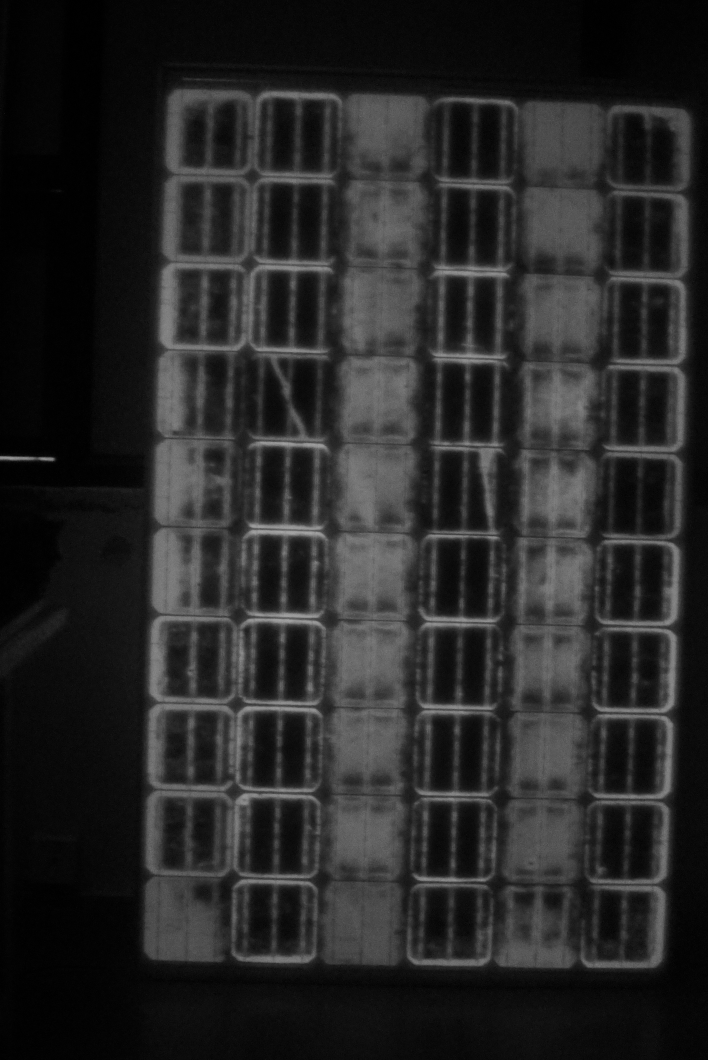
#> input picture Images/Second.jpg, 2832 x 4240 px (shown at 1/4 size)
$ python coordinates01_masking.py
#> lines starting #> are read from the running program, lines starting #| are printed output that depends on the picture; after the words box and inside, x2 and y2 are one past the last pixel; in counts of white or black regions, pixels touching at a corner belong together
import cv2
import cv2 as cv
import numpy as np
import matplotlib.pyplot as plt
# Create a multi plot
f, axarr = plt.subplots(2,3, sharex=True)
img = cv2.imread('Images/Second.jpg')
#> img is the input picture: shape (4240, 2832, 3); min 0, max 175, mean 39.1
resized = cv2.resize(img, (250,250), interpolation = cv2.INTER_AREA)
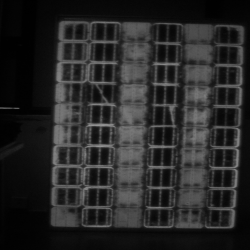
#> resized: shape (250, 250, 3); min 0, max 149, mean 39.1
# Show source image
axarr[0,0].imshow(resized)
gray = cv2.cvtColor(resized, cv2.COLOR_BGR2GRAY)
kernel_size = 5
blur_gray = cv2.GaussianBlur(gray,(kernel_size, kernel_size),0)
edges = cv2.Canny(blur_gray,50,150,apertureSize = 3)
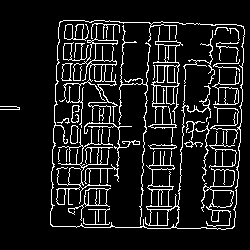
#> edges: shape (250, 250); 10.6% white in thin lines or dots, all inside (x1, y1, x2, y2) = (0, 20, 245, 230)
# Show first edges image
axarr[0,1].imshow(edges)
h, w = edges.shape[:2]
#> h = 250; w = 250
mask = np.zeros((h+2, w+2), np.uint8)
# Floodfill from point (0, 0)
cv2.floodFill(edges, mask, (0,0), 123);
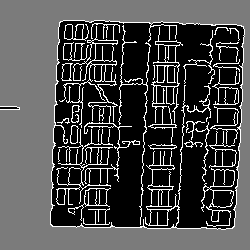
#> edges: shape (250, 250); min 0, max 255, mean 74.2
# Show the flood fill image
axarr[0,2].imshow(edges)
floodfill = edges.copy()
bg = np.zeros_like(edges)
bg[edges == 123] = 255
# Show the masked image
axarr[1,0].imshow(bg)
bg = cv2.blur(bg, (3,3))
edges = cv2.Canny(bg,50,150,apertureSize = 3)
# Show the edges after masking
axarr[1,1].imshow(edges)

min_line_length = 50
max_line_gap = 20

def intersection(line1, line2):
    """Finds the intersection of two lines given in Hesse normal form.
    Returns closest integer pixel locations.
    See https://stackoverflow.com/a/383527/5087436
    """
    rho1, theta1 = line1[0]
    rho2, theta2 = line2[0]
    A = np.array([
        [np.cos(theta1), np.sin(theta1)],
        [np.cos(theta2), np.sin(theta2)]
    ])
    b = np.array([[rho1], [rho2]])
    x0, y0 = np.linalg.solve(A, b)
    x0, y0 = int(np.round(x0)), int(np.round(y0))
    return [[x0, y0]]

import math
lines = cv2.goodFeaturesToTrack(edges, 4, 0.7, 2)
# Draw the lines
if lines is not None:
    for i in range(0, len(lines)):
        rho = lines[i][0][0]
        theta = lines[i][0][1]
        a = math.cos(theta)
        b = math.sin(theta)
        x0 = a * rho
        y0 = b * rho
        pt1 = (int(x0 + 1000*(-b)), int(y0 + 1000*(a)))
        pt2 = (int(x0 - 1000*(-b)), int(y0 - 1000*(a)))
        cv2.line(resized, pt1, pt2, (123,234,123), 2, cv2.LINE_AA)
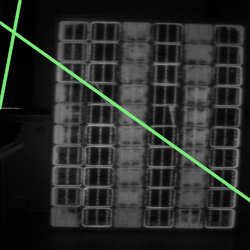
#> resized: shape (250, 250, 3); 2.99% of pixels changed, all inside (x1, y1, x2, y2) = (0, 0, 250, 203)

xy = tuple(intersection(lines[0], lines[1])[0])
resized = cv2.circle(resized, xy, 5, 255, 2)
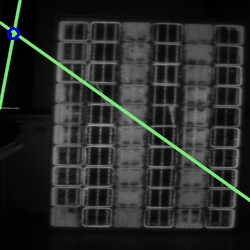
#> resized: shape (250, 250, 3); 0.14% of pixels changed, all inside (x1, y1, x2, y2) = (7, 27, 20, 40)
cv.imshow('output/edges.png', resized)
# Show the image with the corner
axarr[1,2].imshow(resized)
# Add titles
axarr[0,0].set_title('Source Image')
axarr[0,1].set_title('Edges')
axarr[0,2].set_title('Floodfill')
axarr[1,0].set_title('Masking')
axarr[1,1].set_title('Edges after masking')
axarr[1,2].set_title('Hough Lines')
# Clean up
axarr[0,0].axis('off')
axarr[0,1].axis('off')
axarr[1,0].axis('off')
axarr[1,1].axis('off')
axarr[1,2].axis('off')
axarr[0,2].axis('off')
plt.show()
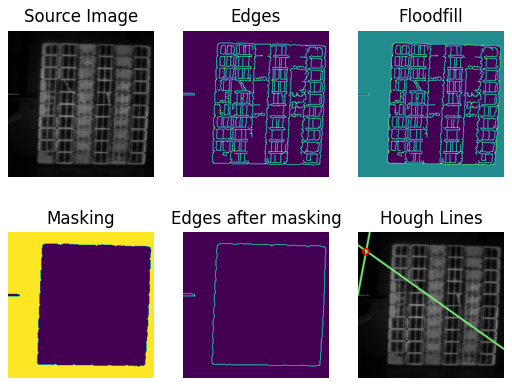
#> figure drawn by matplotlib, 6 panels; B, G, R data is drawn as R, G, B
